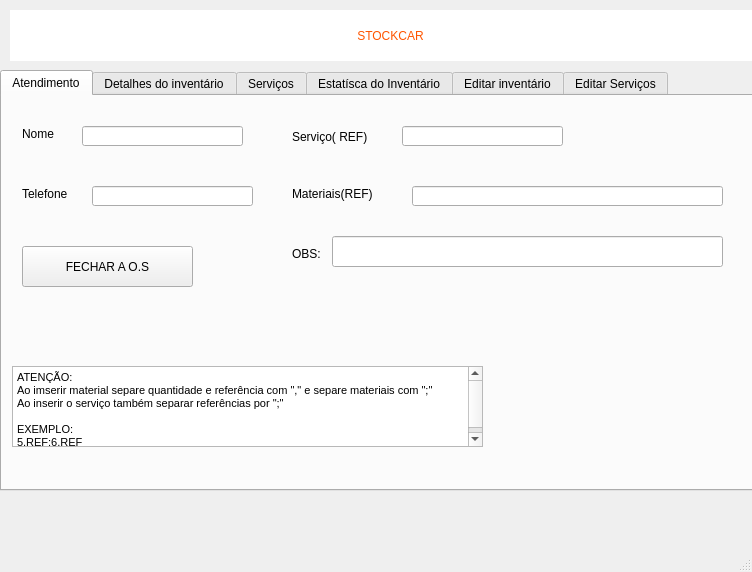
<?xml version="1.0" encoding="UTF-8"?>
<ui version="4.0">
 <class>mainWindow</class>
 <widget class="QMainWindow" name="mainWindow">
  <property name="geometry">
   <rect>
    <x>0</x>
    <y>0</y>
    <width>752</width>
    <height>572</height>
   </rect>
  </property>
  <property name="windowTitle">
   <string>Gerenciador do inventário de peças</string>
  </property>
  <widget class="QWidget" name="centralwidget">
   <widget class="QLabel" name="label">
    <property name="geometry">
     <rect>
      <x>10</x>
      <y>10</y>
      <width>761</width>
      <height>51</height>
     </rect>
    </property>
    <property name="styleSheet">
     <string notr="true">font: 30pt &quot;Century Gothic&quot;;
color: rgb(255, 85, 0);
background-color: rgb(255, 255, 255);</string>
    </property>
    <property name="text">
     <string>STOCKCAR</string>
    </property>
    <property name="alignment">
     <set>Qt::AlignCenter</set>
    </property>
   </widget>
   <widget class="QTabWidget" name="tabWidget_2">
    <property name="geometry">
     <rect>
      <x>0</x>
      <y>70</y>
      <width>771</width>
      <height>421</height>
     </rect>
    </property>
    <property name="styleSheet">
     <string notr="true"/>
    </property>
    <property name="currentIndex">
     <number>0</number>
    </property>
    <widget class="QWidget" name="tab">
     <attribute name="title">
      <string>Atendimento</string>
     </attribute>
     <widget class="QLabel" name="label_16">
      <property name="geometry">
       <rect>
        <x>20</x>
        <y>30</y>
        <width>91</width>
        <height>16</height>
       </rect>
      </property>
      <property name="styleSheet">
       <string notr="true">font: 12pt &quot;Century Gothic&quot;;</string>
      </property>
      <property name="text">
       <string>Nome</string>
      </property>
     </widget>
     <widget class="QLabel" name="label_15">
      <property name="geometry">
       <rect>
        <x>20</x>
        <y>90</y>
        <width>91</width>
        <height>16</height>
       </rect>
      </property>
      <property name="styleSheet">
       <string notr="true">font: 12pt &quot;Century Gothic&quot;;</string>
      </property>
      <property name="text">
       <string>Telefone</string>
      </property>
     </widget>
     <widget class="QLineEdit" name="nome_cliente">
      <property name="geometry">
       <rect>
        <x>80</x>
        <y>30</y>
        <width>161</width>
        <height>20</height>
       </rect>
      </property>
      <property name="styleSheet">
       <string notr="true">font: 12pt &quot;Century Gothic&quot;;
color: rgb(255, 85, 0);</string>
      </property>
      <property name="text">
       <string/>
      </property>
     </widget>
     <widget class="QLineEdit" name="telefone_cliente">
      <property name="geometry">
       <rect>
        <x>90</x>
        <y>90</y>
        <width>161</width>
        <height>20</height>
       </rect>
      </property>
      <property name="styleSheet">
       <string notr="true">font: 12pt &quot;Century Gothic&quot;;
color: rgb(255, 85, 0);</string>
      </property>
      <property name="text">
       <string/>
      </property>
     </widget>
     <widget class="QLabel" name="label_17">
      <property name="geometry">
       <rect>
        <x>290</x>
        <y>30</y>
        <width>111</width>
        <height>21</height>
       </rect>
      </property>
      <property name="styleSheet">
       <string notr="true">font: 12pt &quot;Century Gothic&quot;;</string>
      </property>
      <property name="text">
       <string>Serviço( REF)</string>
      </property>
     </widget>
     <widget class="QLabel" name="label_18">
      <property name="geometry">
       <rect>
        <x>290</x>
        <y>90</y>
        <width>121</width>
        <height>16</height>
       </rect>
      </property>
      <property name="styleSheet">
       <string notr="true">font: 12pt &quot;Century Gothic&quot;;</string>
      </property>
      <property name="text">
       <string>Materiais(REF)</string>
      </property>
     </widget>
     <widget class="QLineEdit" name="servico">
      <property name="geometry">
       <rect>
        <x>400</x>
        <y>30</y>
        <width>161</width>
        <height>20</height>
       </rect>
      </property>
      <property name="styleSheet">
       <string notr="true">font: 12pt &quot;Century Gothic&quot;;
color: rgb(255, 85, 0);</string>
      </property>
      <property name="text">
       <string/>
      </property>
     </widget>
     <widget class="QLineEdit" name="input_materiais">
      <property name="geometry">
       <rect>
        <x>410</x>
        <y>90</y>
        <width>311</width>
        <height>20</height>
       </rect>
      </property>
      <property name="styleSheet">
       <string notr="true">font: 12pt &quot;Century Gothic&quot;;
color: rgb(255, 85, 0);</string>
      </property>
      <property name="text">
       <string/>
      </property>
     </widget>
     <widget class="QPushButton" name="fechar">
      <property name="geometry">
       <rect>
        <x>20</x>
        <y>150</y>
        <width>171</width>
        <height>41</height>
       </rect>
      </property>
      <property name="text">
       <string>FECHAR A O.S</string>
      </property>
     </widget>
     <widget class="QTextEdit" name="textEdit">
      <property name="geometry">
       <rect>
        <x>10</x>
        <y>270</y>
        <width>471</width>
        <height>81</height>
       </rect>
      </property>
      <property name="html">
       <string>&lt;!DOCTYPE HTML PUBLIC &quot;-//W3C//DTD HTML 4.0//EN&quot; &quot;http://www.w3.org/TR/REC-html40/strict.dtd&quot;&gt;
&lt;html&gt;&lt;head&gt;&lt;meta name=&quot;qrichtext&quot; content=&quot;1&quot; /&gt;&lt;style type=&quot;text/css&quot;&gt;
p, li { white-space: pre-wrap; }
&lt;/style&gt;&lt;/head&gt;&lt;body style=&quot; font-family:'MS Shell Dlg 2'; font-size:8.25pt; font-weight:400; font-style:normal;&quot;&gt;
&lt;p style=&quot; margin-top:0px; margin-bottom:0px; margin-left:0px; margin-right:0px; -qt-block-indent:0; text-indent:0px;&quot;&gt;ATENÇÃO:&lt;/p&gt;
&lt;p style=&quot; margin-top:0px; margin-bottom:0px; margin-left:0px; margin-right:0px; -qt-block-indent:0; text-indent:0px;&quot;&gt;Ao imserir material separe quantidade e referência com &amp;quot;,&amp;quot; e separe materiais com &amp;quot;;&amp;quot;&lt;/p&gt;
&lt;p style=&quot; margin-top:0px; margin-bottom:0px; margin-left:0px; margin-right:0px; -qt-block-indent:0; text-indent:0px;&quot;&gt;Ao inserir o serviço também separar referências por &amp;quot;;&amp;quot;&lt;/p&gt;
&lt;p style=&quot;-qt-paragraph-type:empty; margin-top:0px; margin-bottom:0px; margin-left:0px; margin-right:0px; -qt-block-indent:0; text-indent:0px;&quot;&gt;&lt;br /&gt;&lt;/p&gt;
&lt;p style=&quot; margin-top:0px; margin-bottom:0px; margin-left:0px; margin-right:0px; -qt-block-indent:0; text-indent:0px;&quot;&gt;EXEMPLO:&lt;/p&gt;
&lt;p style=&quot; margin-top:0px; margin-bottom:0px; margin-left:0px; margin-right:0px; -qt-block-indent:0; text-indent:0px;&quot;&gt;5,REF;6,REF&lt;/p&gt;&lt;/body&gt;&lt;/html&gt;</string>
      </property>
     </widget>
     <widget class="QLabel" name="label_19">
      <property name="geometry">
       <rect>
        <x>290</x>
        <y>150</y>
        <width>91</width>
        <height>16</height>
       </rect>
      </property>
      <property name="styleSheet">
       <string notr="true">font: 12pt &quot;Century Gothic&quot;;</string>
      </property>
      <property name="text">
       <string>OBS:</string>
      </property>
     </widget>
     <widget class="QLineEdit" name="btn_obs">
      <property name="geometry">
       <rect>
        <x>330</x>
        <y>140</y>
        <width>391</width>
        <height>31</height>
       </rect>
      </property>
      <property name="styleSheet">
       <string notr="true">font: 12pt &quot;Century Gothic&quot;;
color: rgb(255, 85, 0);</string>
      </property>
      <property name="text">
       <string/>
      </property>
     </widget>
    </widget>
    <widget class="QWidget" name="tab_12">
     <attribute name="title">
      <string>Detalhes do inventário</string>
     </attribute>
     <widget class="QTableWidget" name="tabela">
      <property name="geometry">
       <rect>
        <x>10</x>
        <y>40</y>
        <width>701</width>
        <height>311</height>
       </rect>
      </property>
      <property name="styleSheet">
       <string notr="true">font: 10pt &quot;Century Gothic&quot;;</string>
      </property>
      <column>
       <property name="text">
        <string>ID</string>
       </property>
      </column>
      <column>
       <property name="text">
        <string>Referência</string>
       </property>
      </column>
      <column>
       <property name="text">
        <string>Peça</string>
       </property>
      </column>
      <column>
       <property name="text">
        <string>Quantidade</string>
       </property>
      </column>
      <column>
       <property name="text">
        <string>Preço(R$)</string>
       </property>
      </column>
      <column>
       <property name="text">
        <string>Marca</string>
       </property>
      </column>
     </widget>
     <widget class="QLabel" name="label_5">
      <property name="geometry">
       <rect>
        <x>10</x>
        <y>0</y>
        <width>541</width>
        <height>41</height>
       </rect>
      </property>
      <property name="styleSheet">
       <string notr="true">font: 11pt &quot;Century Gothic&quot;;</string>
      </property>
      <property name="text">
       <string>Pesquisa de referência com quantidade em estoque menor ou igual a:</string>
      </property>
     </widget>
     <widget class="QSpinBox" name="numero_botao">
      <property name="geometry">
       <rect>
        <x>540</x>
        <y>10</y>
        <width>31</width>
        <height>21</height>
       </rect>
      </property>
      <property name="styleSheet">
       <string notr="true">font: 11pt &quot;Century Gothic&quot;;</string>
      </property>
     </widget>
     <widget class="QPushButton" name="procura_botao">
      <property name="geometry">
       <rect>
        <x>580</x>
        <y>10</y>
        <width>75</width>
        <height>23</height>
       </rect>
      </property>
      <property name="styleSheet">
       <string notr="true">font: 11pt &quot;Century Gothic&quot;;</string>
      </property>
      <property name="text">
       <string>Procurar</string>
      </property>
     </widget>
     <widget class="QPushButton" name="atualizar">
      <property name="geometry">
       <rect>
        <x>10</x>
        <y>350</y>
        <width>141</width>
        <height>41</height>
       </rect>
      </property>
      <property name="styleSheet">
       <string notr="true">font: 12pt &quot;Century Gothic&quot;;</string>
      </property>
      <property name="text">
       <string>Carregar</string>
      </property>
     </widget>
    </widget>
    <widget class="QWidget" name="tab_2">
     <attribute name="title">
      <string>Serviços</string>
     </attribute>
     <widget class="QTableWidget" name="tabela_2">
      <property name="geometry">
       <rect>
        <x>10</x>
        <y>10</y>
        <width>701</width>
        <height>341</height>
       </rect>
      </property>
      <property name="styleSheet">
       <string notr="true">font: 10pt &quot;Century Gothic&quot;;</string>
      </property>
      <column>
       <property name="text">
        <string>ID</string>
       </property>
      </column>
      <column>
       <property name="text">
        <string>Serviço</string>
       </property>
      </column>
      <column>
       <property name="text">
        <string>Referência</string>
       </property>
      </column>
      <column>
       <property name="text">
        <string>Preço(R$)</string>
       </property>
      </column>
     </widget>
     <widget class="QPushButton" name="atualizar2">
      <property name="geometry">
       <rect>
        <x>10</x>
        <y>350</y>
        <width>121</width>
        <height>41</height>
       </rect>
      </property>
      <property name="styleSheet">
       <string notr="true">font: 12pt &quot;Century Gothic&quot;;</string>
      </property>
      <property name="text">
       <string>Carregar</string>
      </property>
     </widget>
    </widget>
    <widget class="QWidget" name="tab_11">
     <attribute name="title">
      <string>Estatísca do Inventário</string>
     </attribute>
     <widget class="QLabel" name="label_2">
      <property name="geometry">
       <rect>
        <x>20</x>
        <y>30</y>
        <width>181</width>
        <height>21</height>
       </rect>
      </property>
      <property name="styleSheet">
       <string notr="true">font: 12pt &quot;Century Gothic&quot;;</string>
      </property>
      <property name="text">
       <string>Número de referências</string>
      </property>
     </widget>
     <widget class="QLabel" name="label_3">
      <property name="geometry">
       <rect>
        <x>20</x>
        <y>100</y>
        <width>241</width>
        <height>21</height>
       </rect>
      </property>
      <property name="styleSheet">
       <string notr="true">font: 12pt &quot;Century Gothic&quot;;</string>
      </property>
      <property name="text">
       <string>Número de peças diferentes</string>
      </property>
     </widget>
     <widget class="QLabel" name="label_6">
      <property name="geometry">
       <rect>
        <x>320</x>
        <y>30</y>
        <width>181</width>
        <height>21</height>
       </rect>
      </property>
      <property name="styleSheet">
       <string notr="true">font: 12pt &quot;Century Gothic&quot;;</string>
      </property>
      <property name="text">
       <string>Peça de menor valor</string>
      </property>
     </widget>
     <widget class="QLabel" name="label_7">
      <property name="geometry">
       <rect>
        <x>320</x>
        <y>100</y>
        <width>171</width>
        <height>21</height>
       </rect>
      </property>
      <property name="styleSheet">
       <string notr="true">font: 12pt &quot;Century Gothic&quot;;</string>
      </property>
      <property name="text">
       <string>Peça de maior valor</string>
      </property>
     </widget>
     <widget class="QLabel" name="lbl_ref">
      <property name="geometry">
       <rect>
        <x>220</x>
        <y>30</y>
        <width>21</width>
        <height>16</height>
       </rect>
      </property>
      <property name="styleSheet">
       <string notr="true">font: 12pt &quot;Century Gothic&quot;;
color: rgb(255, 85, 0);</string>
      </property>
      <property name="text">
       <string>0</string>
      </property>
     </widget>
     <widget class="QLabel" name="lbl_peca">
      <property name="geometry">
       <rect>
        <x>260</x>
        <y>100</y>
        <width>21</width>
        <height>16</height>
       </rect>
      </property>
      <property name="styleSheet">
       <string notr="true">font: 12pt &quot;Century Gothic&quot;;
color: rgb(255, 85, 0);</string>
      </property>
      <property name="text">
       <string>0</string>
      </property>
     </widget>
     <widget class="QLabel" name="lbl_menor">
      <property name="geometry">
       <rect>
        <x>500</x>
        <y>30</y>
        <width>51</width>
        <height>20</height>
       </rect>
      </property>
      <property name="styleSheet">
       <string notr="true">font: 12pt &quot;Century Gothic&quot;;
color: rgb(255, 85, 0);</string>
      </property>
      <property name="text">
       <string>0</string>
      </property>
     </widget>
     <widget class="QLabel" name="lbl_maior">
      <property name="geometry">
       <rect>
        <x>500</x>
        <y>100</y>
        <width>51</width>
        <height>20</height>
       </rect>
      </property>
      <property name="styleSheet">
       <string notr="true">font: 12pt &quot;Century Gothic&quot;;
color: rgb(255, 85, 0);</string>
      </property>
      <property name="text">
       <string>0</string>
      </property>
     </widget>
     <widget class="QLabel" name="lbl_ref_menor">
      <property name="geometry">
       <rect>
        <x>580</x>
        <y>30</y>
        <width>121</width>
        <height>16</height>
       </rect>
      </property>
      <property name="styleSheet">
       <string notr="true">font: 12pt &quot;Century Gothic&quot;;
color: rgb(255, 85, 0);</string>
      </property>
      <property name="text">
       <string>REF</string>
      </property>
     </widget>
     <widget class="QLabel" name="lbl_ref_maior">
      <property name="geometry">
       <rect>
        <x>580</x>
        <y>100</y>
        <width>121</width>
        <height>16</height>
       </rect>
      </property>
      <property name="styleSheet">
       <string notr="true">font: 12pt &quot;Century Gothic&quot;;
color: rgb(255, 85, 0);</string>
      </property>
      <property name="text">
       <string>REF</string>
      </property>
     </widget>
     <widget class="QTableWidget" name="tabela2">
      <property name="geometry">
       <rect>
        <x>10</x>
        <y>200</y>
        <width>561</width>
        <height>131</height>
       </rect>
      </property>
      <property name="styleSheet">
       <string notr="true">font: 10pt &quot;MS Shell Dlg 2&quot;;</string>
      </property>
      <column>
       <property name="text">
        <string>Referência</string>
       </property>
      </column>
      <column>
       <property name="text">
        <string>Peça</string>
       </property>
      </column>
      <column>
       <property name="text">
        <string>Quantidade</string>
       </property>
      </column>
     </widget>
     <widget class="QLabel" name="label_14">
      <property name="geometry">
       <rect>
        <x>20</x>
        <y>160</y>
        <width>471</width>
        <height>21</height>
       </rect>
      </property>
      <property name="styleSheet">
       <string notr="true">font: 12pt &quot;Century Gothic&quot;;</string>
      </property>
      <property name="text">
       <string>TOP 3 peças com menor quantidade em estoque</string>
      </property>
     </widget>
     <widget class="QPushButton" name="verificar_inventario">
      <property name="geometry">
       <rect>
        <x>10</x>
        <y>340</y>
        <width>191</width>
        <height>41</height>
       </rect>
      </property>
      <property name="styleSheet">
       <string notr="true">font: 12pt &quot;Century Gothic&quot;;</string>
      </property>
      <property name="text">
       <string>Verificar inventário</string>
      </property>
     </widget>
    </widget>
    <widget class="QWidget" name="tab_10">
     <attribute name="title">
      <string>Editar inventário</string>
     </attribute>
     <widget class="QLabel" name="label_8">
      <property name="geometry">
       <rect>
        <x>20</x>
        <y>60</y>
        <width>91</width>
        <height>16</height>
       </rect>
      </property>
      <property name="styleSheet">
       <string notr="true">font: 12pt &quot;Century Gothic&quot;;</string>
      </property>
      <property name="text">
       <string>Referência</string>
      </property>
     </widget>
     <widget class="QLabel" name="label_9">
      <property name="geometry">
       <rect>
        <x>20</x>
        <y>100</y>
        <width>91</width>
        <height>21</height>
       </rect>
      </property>
      <property name="styleSheet">
       <string notr="true">font: 12pt &quot;Century Gothic&quot;;</string>
      </property>
      <property name="text">
       <string>Peça</string>
      </property>
     </widget>
     <widget class="QLabel" name="label_10">
      <property name="geometry">
       <rect>
        <x>20</x>
        <y>140</y>
        <width>101</width>
        <height>21</height>
       </rect>
      </property>
      <property name="styleSheet">
       <string notr="true">font: 12pt &quot;Century Gothic&quot;;</string>
      </property>
      <property name="text">
       <string>Quantidade</string>
      </property>
     </widget>
     <widget class="QLabel" name="label_11">
      <property name="geometry">
       <rect>
        <x>370</x>
        <y>60</y>
        <width>91</width>
        <height>21</height>
       </rect>
      </property>
      <property name="styleSheet">
       <string notr="true">font: 12pt &quot;Century Gothic&quot;;</string>
      </property>
      <property name="text">
       <string>Preço(R$)</string>
      </property>
     </widget>
     <widget class="QLabel" name="label_12">
      <property name="geometry">
       <rect>
        <x>370</x>
        <y>100</y>
        <width>91</width>
        <height>21</height>
       </rect>
      </property>
      <property name="styleSheet">
       <string notr="true">font: 12pt &quot;Century Gothic&quot;;</string>
      </property>
      <property name="text">
       <string>Marca</string>
      </property>
     </widget>
     <widget class="QLabel" name="label_13">
      <property name="geometry">
       <rect>
        <x>150</x>
        <y>20</y>
        <width>41</width>
        <height>16</height>
       </rect>
      </property>
      <property name="styleSheet">
       <string notr="true">font: 12pt &quot;Century Gothic&quot;;</string>
      </property>
      <property name="text">
       <string>ID</string>
      </property>
     </widget>
     <widget class="QLineEdit" name="peca">
      <property name="geometry">
       <rect>
        <x>140</x>
        <y>100</y>
        <width>171</width>
        <height>20</height>
       </rect>
      </property>
      <property name="styleSheet">
       <string notr="true">font: 12pt &quot;Century Gothic&quot;;
color: rgb(255, 85, 0);</string>
      </property>
      <property name="text">
       <string/>
      </property>
     </widget>
     <widget class="QLineEdit" name="ref">
      <property name="geometry">
       <rect>
        <x>140</x>
        <y>60</y>
        <width>171</width>
        <height>20</height>
       </rect>
      </property>
      <property name="styleSheet">
       <string notr="true">font: 12pt &quot;Century Gothic&quot;;
color: rgb(255, 85, 0);</string>
      </property>
      <property name="text">
       <string/>
      </property>
     </widget>
     <widget class="QLineEdit" name="marca">
      <property name="geometry">
       <rect>
        <x>460</x>
        <y>100</y>
        <width>161</width>
        <height>20</height>
       </rect>
      </property>
      <property name="styleSheet">
       <string notr="true">font: 12pt &quot;Century Gothic&quot;;
color: rgb(255, 85, 0);</string>
      </property>
      <property name="text">
       <string/>
      </property>
     </widget>
     <widget class="QLineEdit" name="preco">
      <property name="geometry">
       <rect>
        <x>460</x>
        <y>60</y>
        <width>161</width>
        <height>20</height>
       </rect>
      </property>
      <property name="styleSheet">
       <string notr="true">font: 12pt &quot;Century Gothic&quot;;
color: rgb(255, 85, 0);</string>
      </property>
      <property name="text">
       <string/>
      </property>
     </widget>
     <widget class="QLabel" name="id">
      <property name="geometry">
       <rect>
        <x>200</x>
        <y>20</y>
        <width>61</width>
        <height>16</height>
       </rect>
      </property>
      <property name="styleSheet">
       <string notr="true">font: 12pt &quot;Century Gothic&quot;;
background-color: rgb(170, 165, 159);</string>
      </property>
      <property name="text">
       <string/>
      </property>
     </widget>
     <widget class="QSpinBox" name="quantidade">
      <property name="geometry">
       <rect>
        <x>140</x>
        <y>140</y>
        <width>51</width>
        <height>21</height>
       </rect>
      </property>
      <property name="styleSheet">
       <string notr="true">font: 12pt &quot;Century Gothic&quot;;
color: rgb(255, 85, 0);</string>
      </property>
     </widget>
     <widget class="QPushButton" name="next_btn">
      <property name="geometry">
       <rect>
        <x>190</x>
        <y>300</y>
        <width>71</width>
        <height>41</height>
       </rect>
      </property>
      <property name="styleSheet">
       <string notr="true">font: 75 14pt &quot;MS Shell Dlg 2&quot;;
color: rgb(255, 85, 0);</string>
      </property>
      <property name="text">
       <string>&gt;</string>
      </property>
     </widget>
     <widget class="QPushButton" name="last_btn">
      <property name="geometry">
       <rect>
        <x>270</x>
        <y>300</y>
        <width>71</width>
        <height>41</height>
       </rect>
      </property>
      <property name="styleSheet">
       <string notr="true">font: 75 14pt &quot;MS Shell Dlg 2&quot;;
color: rgb(255, 85, 0);</string>
      </property>
      <property name="text">
       <string>&gt;&gt;</string>
      </property>
     </widget>
     <widget class="QPushButton" name="first_btn">
      <property name="geometry">
       <rect>
        <x>20</x>
        <y>300</y>
        <width>71</width>
        <height>41</height>
       </rect>
      </property>
      <property name="styleSheet">
       <string notr="true">font: 75 14pt &quot;MS Shell Dlg 2&quot;;
color: rgb(255, 85, 0);</string>
      </property>
      <property name="text">
       <string>&lt;&lt;</string>
      </property>
     </widget>
     <widget class="QPushButton" name="previous_btn">
      <property name="geometry">
       <rect>
        <x>100</x>
        <y>300</y>
        <width>71</width>
        <height>41</height>
       </rect>
      </property>
      <property name="styleSheet">
       <string notr="true">font: 75 14pt &quot;MS Shell Dlg 2&quot;;
color: rgb(255, 85, 0);</string>
      </property>
      <property name="text">
       <string>&lt;</string>
      </property>
     </widget>
     <widget class="QPushButton" name="update_btn">
      <property name="geometry">
       <rect>
        <x>440</x>
        <y>300</y>
        <width>71</width>
        <height>41</height>
       </rect>
      </property>
      <property name="styleSheet">
       <string notr="true">font: 12pt &quot;Century Gothic&quot;;
color: rgb(255, 85, 0);</string>
      </property>
      <property name="text">
       <string>Update</string>
      </property>
     </widget>
     <widget class="QPushButton" name="delete_btn">
      <property name="geometry">
       <rect>
        <x>520</x>
        <y>300</y>
        <width>71</width>
        <height>41</height>
       </rect>
      </property>
      <property name="styleSheet">
       <string notr="true">font: 12pt &quot;Century Gothic&quot;;
color: rgb(255, 85, 0);</string>
      </property>
      <property name="text">
       <string>Deletar</string>
      </property>
     </widget>
     <widget class="QPushButton" name="add_btn">
      <property name="geometry">
       <rect>
        <x>600</x>
        <y>300</y>
        <width>91</width>
        <height>41</height>
       </rect>
      </property>
      <property name="styleSheet">
       <string notr="true">font: 12pt &quot;Century Gothic&quot;;
color: rgb(255, 85, 0);</string>
      </property>
      <property name="text">
       <string>Adicionar</string>
      </property>
     </widget>
    </widget>
    <widget class="QWidget" name="tab_5">
     <attribute name="title">
      <string>Editar Serviços</string>
     </attribute>
     <widget class="QLabel" name="label_34">
      <property name="geometry">
       <rect>
        <x>20</x>
        <y>80</y>
        <width>91</width>
        <height>16</height>
       </rect>
      </property>
      <property name="styleSheet">
       <string notr="true">font: 12pt &quot;Century Gothic&quot;;</string>
      </property>
      <property name="text">
       <string>Referência</string>
      </property>
     </widget>
     <widget class="QLineEdit" name="ref_servico">
      <property name="geometry">
       <rect>
        <x>120</x>
        <y>80</y>
        <width>171</width>
        <height>20</height>
       </rect>
      </property>
      <property name="styleSheet">
       <string notr="true">font: 12pt &quot;Century Gothic&quot;;
color: rgb(255, 85, 0);</string>
      </property>
      <property name="text">
       <string/>
      </property>
     </widget>
     <widget class="QLabel" name="label_35">
      <property name="geometry">
       <rect>
        <x>20</x>
        <y>110</y>
        <width>91</width>
        <height>21</height>
       </rect>
      </property>
      <property name="styleSheet">
       <string notr="true">font: 12pt &quot;Century Gothic&quot;;</string>
      </property>
      <property name="text">
       <string>Preço(R$)</string>
      </property>
     </widget>
     <widget class="QLineEdit" name="precoServico">
      <property name="geometry">
       <rect>
        <x>120</x>
        <y>110</y>
        <width>171</width>
        <height>20</height>
       </rect>
      </property>
      <property name="styleSheet">
       <string notr="true">font: 12pt &quot;Century Gothic&quot;;
color: rgb(255, 85, 0);</string>
      </property>
      <property name="text">
       <string/>
      </property>
     </widget>
     <widget class="QPushButton" name="first_btn_servico">
      <property name="geometry">
       <rect>
        <x>20</x>
        <y>280</y>
        <width>71</width>
        <height>41</height>
       </rect>
      </property>
      <property name="styleSheet">
       <string notr="true">font: 75 14pt &quot;MS Shell Dlg 2&quot;;
color: rgb(255, 85, 0);</string>
      </property>
      <property name="text">
       <string>&lt;&lt;</string>
      </property>
     </widget>
     <widget class="QLabel" name="label_36">
      <property name="geometry">
       <rect>
        <x>30</x>
        <y>10</y>
        <width>41</width>
        <height>16</height>
       </rect>
      </property>
      <property name="styleSheet">
       <string notr="true">font: 12pt &quot;Century Gothic&quot;;</string>
      </property>
      <property name="text">
       <string>ID</string>
      </property>
     </widget>
     <widget class="QLabel" name="id_servico">
      <property name="geometry">
       <rect>
        <x>70</x>
        <y>10</y>
        <width>61</width>
        <height>16</height>
       </rect>
      </property>
      <property name="styleSheet">
       <string notr="true">font: 12pt &quot;Century Gothic&quot;;
background-color: rgb(170, 165, 159);</string>
      </property>
      <property name="text">
       <string/>
      </property>
     </widget>
     <widget class="QPushButton" name="previous_btn_servico">
      <property name="geometry">
       <rect>
        <x>100</x>
        <y>280</y>
        <width>71</width>
        <height>41</height>
       </rect>
      </property>
      <property name="styleSheet">
       <string notr="true">font: 75 14pt &quot;MS Shell Dlg 2&quot;;
color: rgb(255, 85, 0);</string>
      </property>
      <property name="text">
       <string>&lt;</string>
      </property>
     </widget>
     <widget class="QPushButton" name="next_btn_servico">
      <property name="geometry">
       <rect>
        <x>180</x>
        <y>280</y>
        <width>71</width>
        <height>41</height>
       </rect>
      </property>
      <property name="styleSheet">
       <string notr="true">font: 75 14pt &quot;MS Shell Dlg 2&quot;;
color: rgb(255, 85, 0);</string>
      </property>
      <property name="text">
       <string>&gt;</string>
      </property>
     </widget>
     <widget class="QPushButton" name="last_btn_servico">
      <property name="geometry">
       <rect>
        <x>260</x>
        <y>280</y>
        <width>71</width>
        <height>41</height>
       </rect>
      </property>
      <property name="styleSheet">
       <string notr="true">font: 75 14pt &quot;MS Shell Dlg 2&quot;;
color: rgb(255, 85, 0);</string>
      </property>
      <property name="text">
       <string>&gt;&gt;</string>
      </property>
     </widget>
     <widget class="QPushButton" name="update_btn_servico">
      <property name="geometry">
       <rect>
        <x>360</x>
        <y>280</y>
        <width>71</width>
        <height>41</height>
       </rect>
      </property>
      <property name="styleSheet">
       <string notr="true">font: 12pt &quot;Century Gothic&quot;;
color: rgb(255, 85, 0);</string>
      </property>
      <property name="text">
       <string>Update</string>
      </property>
     </widget>
     <widget class="QPushButton" name="delete_btn_servico">
      <property name="geometry">
       <rect>
        <x>440</x>
        <y>280</y>
        <width>71</width>
        <height>41</height>
       </rect>
      </property>
      <property name="styleSheet">
       <string notr="true">font: 12pt &quot;Century Gothic&quot;;
color: rgb(255, 85, 0);</string>
      </property>
      <property name="text">
       <string>Deletar</string>
      </property>
     </widget>
     <widget class="QPushButton" name="add_btn_servico">
      <property name="geometry">
       <rect>
        <x>520</x>
        <y>280</y>
        <width>91</width>
        <height>41</height>
       </rect>
      </property>
      <property name="styleSheet">
       <string notr="true">font: 12pt &quot;Century Gothic&quot;;
color: rgb(255, 85, 0);</string>
      </property>
      <property name="text">
       <string>Adicionar</string>
      </property>
     </widget>
     <widget class="QLabel" name="label_37">
      <property name="geometry">
       <rect>
        <x>20</x>
        <y>50</y>
        <width>91</width>
        <height>21</height>
       </rect>
      </property>
      <property name="styleSheet">
       <string notr="true">font: 12pt &quot;Century Gothic&quot;;</string>
      </property>
      <property name="text">
       <string>Serviço</string>
      </property>
     </widget>
     <widget class="QLineEdit" name="nome_servico">
      <property name="geometry">
       <rect>
        <x>120</x>
        <y>50</y>
        <width>171</width>
        <height>20</height>
       </rect>
      </property>
      <property name="styleSheet">
       <string notr="true">font: 12pt &quot;Century Gothic&quot;;
color: rgb(255, 85, 0);</string>
      </property>
      <property name="text">
       <string/>
      </property>
     </widget>
    </widget>
   </widget>
  </widget>
  <widget class="QMenuBar" name="menubar">
   <property name="geometry">
    <rect>
     <x>0</x>
     <y>0</y>
     <width>752</width>
     <height>21</height>
    </rect>
   </property>
  </widget>
  <widget class="QStatusBar" name="statusbar"/>
 </widget>
 <resources/>
 <connections/>
</ui>
